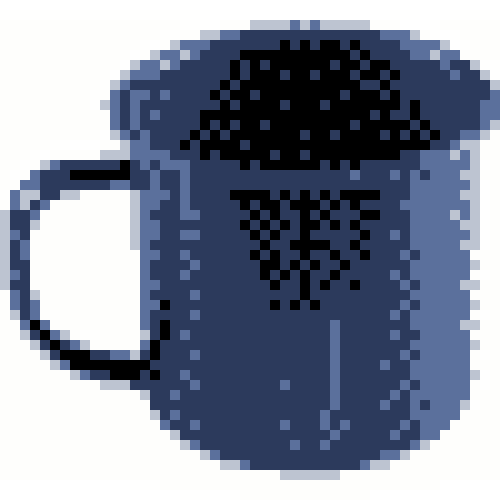
#> input picture Images/cup.tif, 500 x 500 px
$ python 'save as tif.py'
#> lines starting #> are read from the running program, lines starting #| are printed output that depends on the picture
import cv2
import numpy as np

# # Примеры использования:
# generate_gray_image(64, 64, 0, "black")  # полностью чёрное
# generate_gray_image(64, 64, 255, "white")  # полностью белое

# def generate_one_color_image(height, width, color):
#     # Создание изображения
#     image = np.full((height, width, 3), color, dtype=np.uint8)
#
#     # cv2.imwrite(f'Images/blue_{width}x{height}.tif', image)
#     # cv2.imwrite(f'Images/blue_{width}x{height}.jpg', image)
#     cv2.imwrite(f'Images/blue_{width}x{height}.jpg', image, [cv2.IMWRITE_JPEG_QUALITY, 20])
#
# generate_one_color_image(64, 64, (255, 0, 0))


image = cv2.imread('Images/cup.tif')
#> image is the input picture: shape (500, 500, 3); mean B, G, R 153.1, 135.4, 127.5

def add_gaussian_noise(image, mean=0, std=10):
#> called with mean = 0, std = 10
    noise = np.random.normal(mean, std, image.shape).astype(np.int16)
    noisy = image.astype(np.int16) + noise
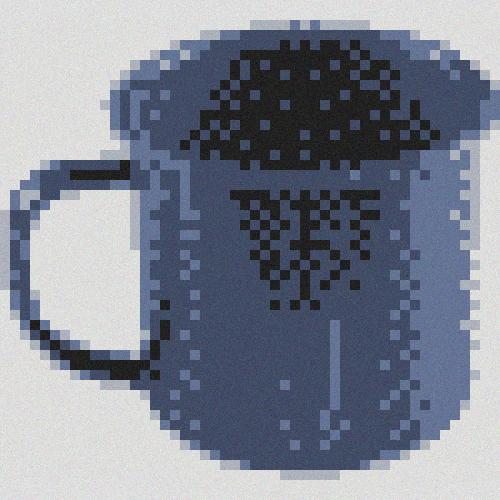
#> noisy: shape (500, 500, 3) int16; mean B, G, R 153.1, 135.5, 127.5; drawn with min black and max white
    noisy = np.clip(noisy, 0, 255).astype(np.uint8)
    return noisy

def add_salt_and_pepper_noise(image, amount=0.01, salt_vs_pepper=0.5):
#> called with amount = 0.01, salt_vs_pepper = 0.5
    noisy = image.copy()
    num_pixels = int(amount * image.size)
#> num_pixels = 7500

    # Salt (белые точки)
    coords = [np.random.randint(0, i - 1, num_pixels) for i in image.shape[:2]]
    noisy[coords[0], coords[1]] = [255, 255, 255]  # Цвет соли (белый)

    # Pepper (черные точки)
    coords = [np.random.randint(0, i - 1, num_pixels) for i in image.shape[:2]]
    noisy[coords[0], coords[1]] = [0, 0, 0]  # Цвет перца (черный)
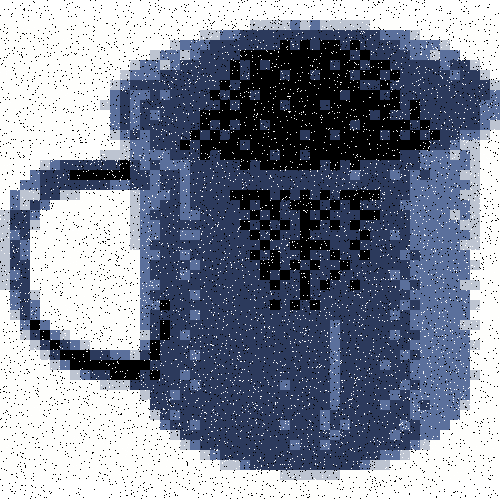
#> noisy: shape (500, 500, 3); mean B, G, R 151.5, 134.9, 127.4

    return noisy

def add_poisson_noise(image):
    noisy = np.random.poisson(image.astype(np.uint8)).astype(np.uint8)
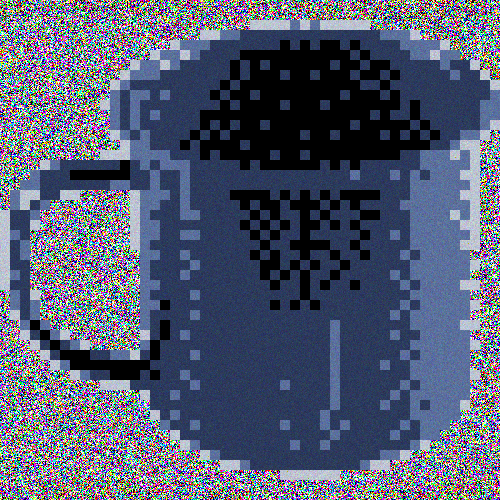
#> noisy: shape (500, 500, 3); mean B, G, R 114, 92.4, 84.4
    return noisy

def add_speckle_noise(image):
    noise = np.random.randn(*image.shape)  # стандартное нормальное распределение
    noisy = image + image * noise
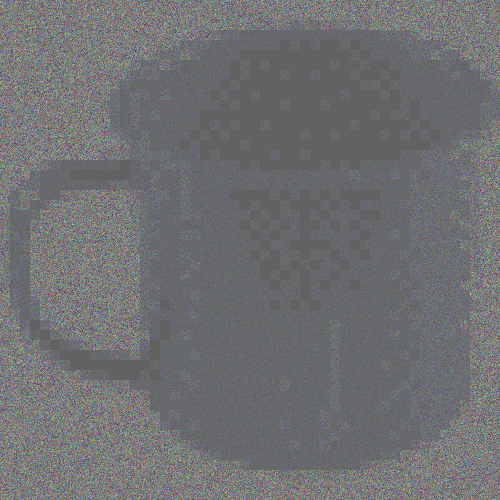
#> noisy: shape (500, 500, 3) float64; mean B, G, R 153.4, 135, 127.3; drawn with min black and max white
    noisy = np.clip(noisy, 0, 255).astype(np.uint8)
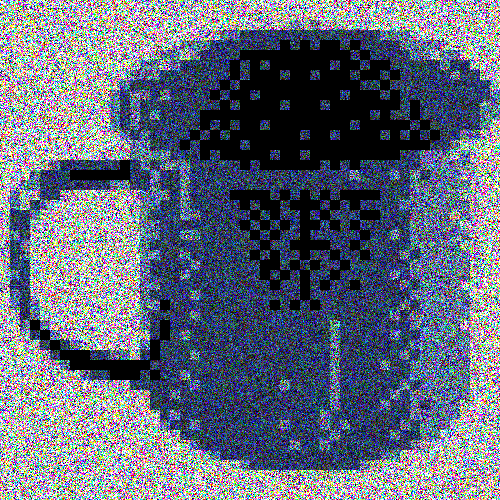
#> noisy: shape (500, 500, 3); mean B, G, R 123.2, 106.6, 98.8
    return noisy

noisy_gaussian = add_gaussian_noise(image)
noisy_snp = add_salt_and_pepper_noise(image)
noisy_poisson = add_poisson_noise(image)
noisy_speckle = add_speckle_noise(image)

cv2.imwrite('Images/noisy_gaussian.tif', noisy_gaussian)
cv2.imwrite('Images/noisy_snp.tif', noisy_snp)
cv2.imwrite('Images/noisy_poisson.tif', noisy_poisson)
cv2.imwrite('Images/noisy_speckle.tif', noisy_speckle)
